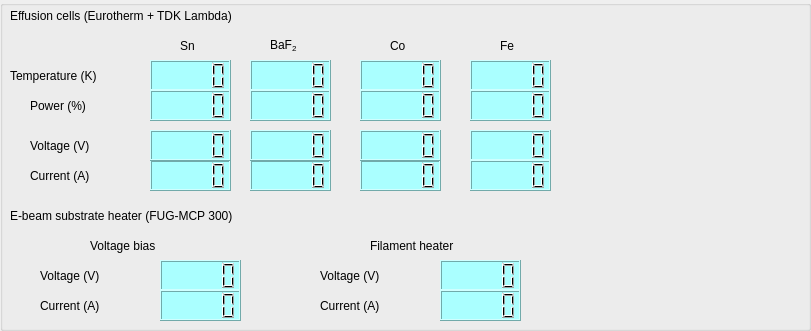
     <widget class="QGroupBox" name="groupBox_13">
      <property name="geometry">
       <rect>
        <x>0</x>
        <y>10</y>
        <width>811</width>
        <height>331</height>
       </rect>
      </property>
      <property name="title">
       <string/>
      </property>
      <widget class="QLabel" name="label_238">
       <property name="geometry">
        <rect>
         <x>10</x>
         <y>0</y>
         <width>471</width>
         <height>31</height>
        </rect>
       </property>
       <property name="styleSheet">
        <string notr="true">font: 12pt &quot;MS Shell Dlg 2&quot;;</string>
       </property>
       <property name="text">
        <string>Effusion cells (Eurotherm + TDK Lambda)</string>
       </property>
      </widget>
      <widget class="QLCDNumber" name="lcdNumber_98">
       <property name="geometry">
        <rect>
         <x>150</x>
         <y>60</y>
         <width>81</width>
         <height>31</height>
        </rect>
       </property>
       <property name="autoFillBackground">
        <bool>false</bool>
       </property>
       <property name="styleSheet">
        <string notr="true">background-color: rgb(170, 255, 255);</string>
       </property>
      </widget>
      <widget class="QLabel" name="label_239">
       <property name="geometry">
        <rect>
         <x>180</x>
         <y>30</y>
         <width>91</width>
         <height>31</height>
        </rect>
       </property>
       <property name="styleSheet">
        <string notr="true">font: 12pt &quot;MS Shell Dlg 2&quot;;</string>
       </property>
       <property name="text">
        <string>Sn</string>
       </property>
      </widget>
      <widget class="QLabel" name="label_240">
       <property name="geometry">
        <rect>
         <x>270</x>
         <y>30</y>
         <width>81</width>
         <height>31</height>
        </rect>
       </property>
       <property name="styleSheet">
        <string notr="true">font: 12pt &quot;MS Shell Dlg 2&quot;;</string>
       </property>
       <property name="text">
        <string>&lt;html&gt;&lt;head/&gt;&lt;body&gt;&lt;p&gt;BaF&lt;span style=&quot; vertical-align:sub;&quot;&gt;2&lt;/span&gt;&lt;/p&gt;&lt;/body&gt;&lt;/html&gt;</string>
       </property>
      </widget>
      <widget class="QLCDNumber" name="lcdNumber_99">
       <property name="geometry">
        <rect>
         <x>250</x>
         <y>60</y>
         <width>81</width>
         <height>31</height>
        </rect>
       </property>
       <property name="styleSheet">
        <string notr="true">background-color: rgb(170, 255, 255);</string>
       </property>
      </widget>
      <widget class="QLabel" name="label_241">
       <property name="geometry">
        <rect>
         <x>390</x>
         <y>30</y>
         <width>71</width>
         <height>31</height>
        </rect>
       </property>
       <property name="styleSheet">
        <string notr="true">font: 12pt &quot;MS Shell Dlg 2&quot;;</string>
       </property>
       <property name="text">
        <string>Co</string>
       </property>
      </widget>
      <widget class="QLabel" name="label_242">
       <property name="geometry">
        <rect>
         <x>500</x>
         <y>30</y>
         <width>41</width>
         <height>31</height>
        </rect>
       </property>
       <property name="styleSheet">
        <string notr="true">font: 12pt &quot;MS Shell Dlg 2&quot;;</string>
       </property>
       <property name="text">
        <string>Fe</string>
       </property>
      </widget>
      <widget class="QLCDNumber" name="lcdNumber_100">
       <property name="geometry">
        <rect>
         <x>360</x>
         <y>60</y>
         <width>81</width>
         <height>31</height>
        </rect>
       </property>
       <property name="styleSheet">
        <string notr="true">background-color: rgb(170, 255, 255);</string>
       </property>
      </widget>
      <widget class="QLCDNumber" name="lcdNumber_101">
       <property name="geometry">
        <rect>
         <x>470</x>
         <y>60</y>
         <width>81</width>
         <height>31</height>
        </rect>
       </property>
       <property name="styleSheet">
        <string notr="true">background-color: rgb(170, 255, 255);</string>
       </property>
      </widget>
      <widget class="QLabel" name="label_243">
       <property name="geometry">
        <rect>
         <x>10</x>
         <y>60</y>
         <width>161</width>
         <height>31</height>
        </rect>
       </property>
       <property name="styleSheet">
        <string notr="true">font: 10pt &quot;MS Shell Dlg 2&quot;;</string>
       </property>
       <property name="text">
        <string>Temperature (K)</string>
       </property>
      </widget>
      <widget class="QLabel" name="label_244">
       <property name="geometry">
        <rect>
         <x>30</x>
         <y>90</y>
         <width>131</width>
         <height>31</height>
        </rect>
       </property>
       <property name="styleSheet">
        <string notr="true">font: 10pt &quot;MS Shell Dlg 2&quot;;</string>
       </property>
       <property name="text">
        <string>Power (%)</string>
       </property>
      </widget>
      <widget class="QLCDNumber" name="lcdNumber_102">
       <property name="geometry">
        <rect>
         <x>360</x>
         <y>90</y>
         <width>81</width>
         <height>31</height>
        </rect>
       </property>
       <property name="styleSheet">
        <string notr="true">background-color: rgb(170, 255, 255);</string>
       </property>
      </widget>
      <widget class="QLCDNumber" name="lcdNumber_103">
       <property name="geometry">
        <rect>
         <x>250</x>
         <y>90</y>
         <width>81</width>
         <height>31</height>
        </rect>
       </property>
       <property name="styleSheet">
        <string notr="true">background-color: rgb(170, 255, 255);</string>
       </property>
      </widget>
      <widget class="QLCDNumber" name="lcdNumber_104">
       <property name="geometry">
        <rect>
         <x>470</x>
         <y>90</y>
         <width>81</width>
         <height>31</height>
        </rect>
       </property>
       <property name="styleSheet">
        <string notr="true">background-color: rgb(170, 255, 255);</string>
       </property>
      </widget>
      <widget class="QLCDNumber" name="lcdNumber_105">
       <property name="geometry">
        <rect>
         <x>150</x>
         <y>90</y>
         <width>81</width>
         <height>31</height>
        </rect>
       </property>
       <property name="styleSheet">
        <string notr="true">background-color: rgb(170, 255, 255);</string>
       </property>
      </widget>
      <widget class="QLabel" name="label_245">
       <property name="geometry">
        <rect>
         <x>30</x>
         <y>130</y>
         <width>161</width>
         <height>31</height>
        </rect>
       </property>
       <property name="styleSheet">
        <string notr="true">font: 10pt &quot;MS Shell Dlg 2&quot;;</string>
       </property>
       <property name="text">
        <string>Voltage (V)</string>
       </property>
      </widget>
      <widget class="QLabel" name="label_246">
       <property name="geometry">
        <rect>
         <x>30</x>
         <y>160</y>
         <width>161</width>
         <height>31</height>
        </rect>
       </property>
       <property name="styleSheet">
        <string notr="true">font: 10pt &quot;MS Shell Dlg 2&quot;;</string>
       </property>
       <property name="text">
        <string>Current (A)</string>
       </property>
      </widget>
      <widget class="QLCDNumber" name="lcdNumber_106">
       <property name="geometry">
        <rect>
         <x>360</x>
         <y>160</y>
         <width>81</width>
         <height>31</height>
        </rect>
       </property>
       <property name="styleSheet">
        <string notr="true">background-color: rgb(170, 255, 255);</string>
       </property>
      </widget>
      <widget class="QLCDNumber" name="lcdNumber_107">
       <property name="geometry">
        <rect>
         <x>360</x>
         <y>130</y>
         <width>81</width>
         <height>31</height>
        </rect>
       </property>
       <property name="styleSheet">
        <string notr="true">background-color: rgb(170, 255, 255);</string>
       </property>
      </widget>
      <widget class="QLCDNumber" name="lcdNumber_108">
       <property name="geometry">
        <rect>
         <x>250</x>
         <y>160</y>
         <width>81</width>
         <height>31</height>
        </rect>
       </property>
       <property name="styleSheet">
        <string notr="true">background-color: rgb(170, 255, 255);</string>
       </property>
      </widget>
      <widget class="QLCDNumber" name="lcdNumber_109">
       <property name="geometry">
        <rect>
         <x>150</x>
         <y>160</y>
         <width>81</width>
         <height>31</height>
        </rect>
       </property>
       <property name="styleSheet">
        <string notr="true">background-color: rgb(170, 255, 255);</string>
       </property>
      </widget>
      <widget class="QLCDNumber" name="lcdNumber_110">
       <property name="geometry">
        <rect>
         <x>250</x>
         <y>130</y>
         <width>81</width>
         <height>31</height>
        </rect>
       </property>
       <property name="styleSheet">
        <string notr="true">background-color: rgb(170, 255, 255);</string>
       </property>
      </widget>
      <widget class="QLCDNumber" name="lcdNumber_111">
       <property name="geometry">
        <rect>
         <x>470</x>
         <y>130</y>
         <width>81</width>
         <height>31</height>
        </rect>
       </property>
       <property name="styleSheet">
        <string notr="true">background-color: rgb(170, 255, 255);</string>
       </property>
      </widget>
      <widget class="QLCDNumber" name="lcdNumber_112">
       <property name="geometry">
        <rect>
         <x>470</x>
         <y>160</y>
         <width>81</width>
         <height>31</height>
        </rect>
       </property>
       <property name="styleSheet">
        <string notr="true">background-color: rgb(170, 255, 255);</string>
       </property>
      </widget>
      <widget class="QLCDNumber" name="lcdNumber_113">
       <property name="geometry">
        <rect>
         <x>150</x>
         <y>130</y>
         <width>81</width>
         <height>31</height>
        </rect>
       </property>
       <property name="styleSheet">
        <string notr="true">background-color: rgb(170, 255, 255);</string>
       </property>
      </widget>
      <widget class="QLabel" name="label_247">
       <property name="geometry">
        <rect>
         <x>10</x>
         <y>200</y>
         <width>471</width>
         <height>31</height>
        </rect>
       </property>
       <property name="styleSheet">
        <string notr="true">font: 12pt &quot;MS Shell Dlg 2&quot;;</string>
       </property>
       <property name="text">
        <string>E-beam substrate heater (FUG-MCP 300)</string>
       </property>
      </widget>
      <widget class="QLabel" name="label_248">
       <property name="geometry">
        <rect>
         <x>40</x>
         <y>290</y>
         <width>161</width>
         <height>31</height>
        </rect>
       </property>
       <property name="styleSheet">
        <string notr="true">font: 10pt &quot;MS Shell Dlg 2&quot;;</string>
       </property>
       <property name="text">
        <string>Current (A)</string>
       </property>
      </widget>
      <widget class="QLCDNumber" name="lcdNumber_114">
       <property name="geometry">
        <rect>
         <x>160</x>
         <y>260</y>
         <width>81</width>
         <height>31</height>
        </rect>
       </property>
       <property name="styleSheet">
        <string>background-color: rgb(170, 255, 255);</string>
       </property>
      </widget>
      <widget class="QLabel" name="label_249">
       <property name="geometry">
        <rect>
         <x>40</x>
         <y>260</y>
         <width>161</width>
         <height>31</height>
        </rect>
       </property>
       <property name="styleSheet">
        <string notr="true">font: 10pt &quot;MS Shell Dlg 2&quot;;</string>
       </property>
       <property name="text">
        <string>Voltage (V)</string>
       </property>
      </widget>
      <widget class="QLCDNumber" name="lcdNumber_115">
       <property name="geometry">
        <rect>
         <x>160</x>
         <y>290</y>
         <width>81</width>
         <height>31</height>
        </rect>
       </property>
       <property name="styleSheet">
        <string>background-color: rgb(170, 255, 255);</string>
       </property>
      </widget>
      <widget class="QLabel" name="label_250">
       <property name="geometry">
        <rect>
         <x>320</x>
         <y>290</y>
         <width>161</width>
         <height>31</height>
        </rect>
       </property>
       <property name="styleSheet">
        <string notr="true">font: 10pt &quot;MS Shell Dlg 2&quot;;</string>
       </property>
       <property name="text">
        <string>Current (A)</string>
       </property>
      </widget>
      <widget class="QLCDNumber" name="lcdNumber_116">
       <property name="geometry">
        <rect>
         <x>440</x>
         <y>260</y>
         <width>81</width>
         <height>31</height>
        </rect>
       </property>
       <property name="styleSheet">
        <string>background-color: rgb(170, 255, 255);</string>
       </property>
      </widget>
      <widget class="QLabel" name="label_251">
       <property name="geometry">
        <rect>
         <x>320</x>
         <y>260</y>
         <width>161</width>
         <height>31</height>
        </rect>
       </property>
       <property name="styleSheet">
        <string notr="true">font: 10pt &quot;MS Shell Dlg 2&quot;;</string>
       </property>
       <property name="text">
        <string>Voltage (V)</string>
       </property>
      </widget>
      <widget class="QLCDNumber" name="lcdNumber_117">
       <property name="geometry">
        <rect>
         <x>440</x>
         <y>290</y>
         <width>81</width>
         <height>31</height>
        </rect>
       </property>
       <property name="styleSheet">
        <string>background-color: rgb(170, 255, 255);</string>
       </property>
      </widget>
      <widget class="QLabel" name="label_252">
       <property name="geometry">
        <rect>
         <x>370</x>
         <y>230</y>
         <width>161</width>
         <height>31</height>
        </rect>
       </property>
       <property name="styleSheet">
        <string notr="true">font: 10pt &quot;MS Shell Dlg 2&quot;;</string>
       </property>
       <property name="text">
        <string>Filament heater</string>
       </property>
      </widget>
      <widget class="QLabel" name="label_253">
       <property name="geometry">
        <rect>
         <x>90</x>
         <y>230</y>
         <width>161</width>
         <height>31</height>
        </rect>
       </property>
       <property name="styleSheet">
        <string notr="true">font: 10pt &quot;MS Shell Dlg 2&quot;;</string>
       </property>
       <property name="text">
        <string>Voltage bias</string>
       </property>
      </widget>
     </widget>
